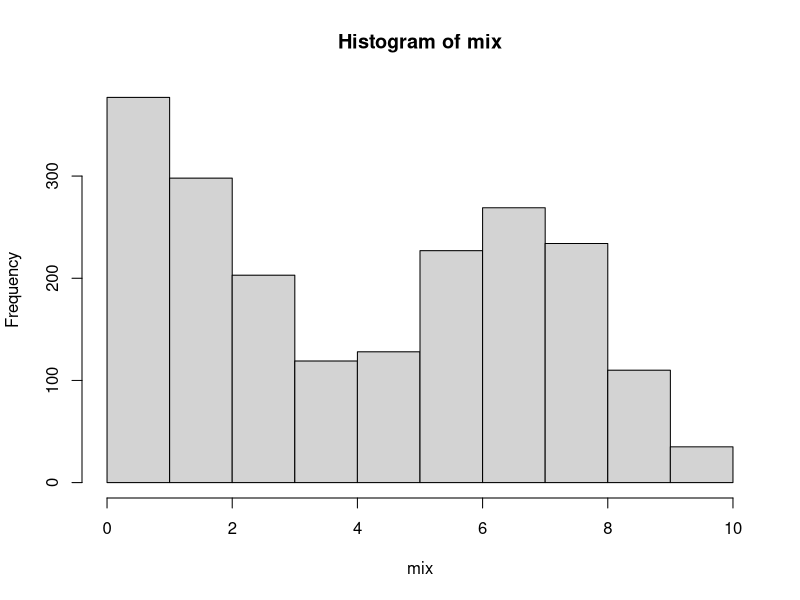
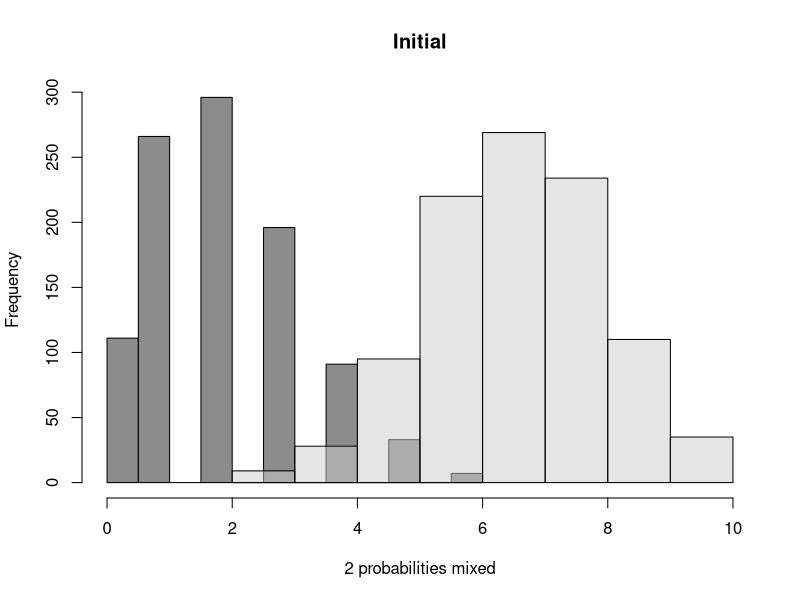
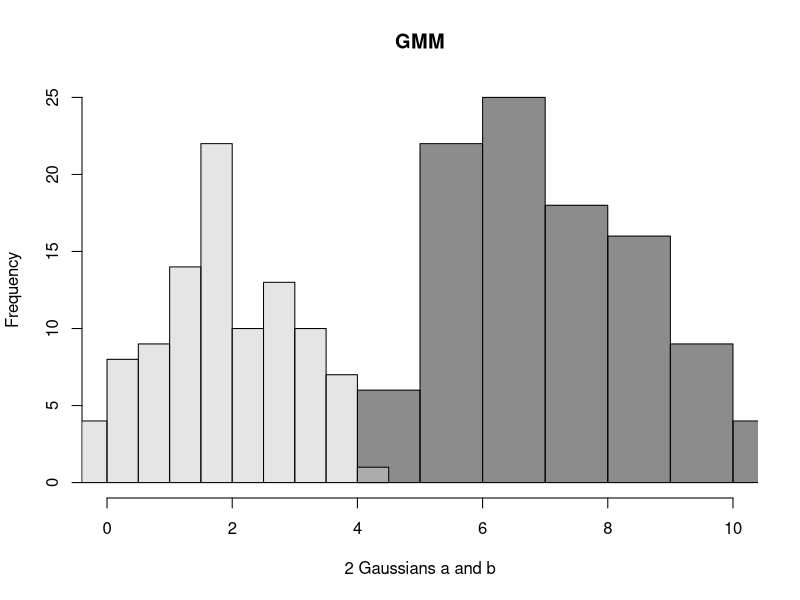
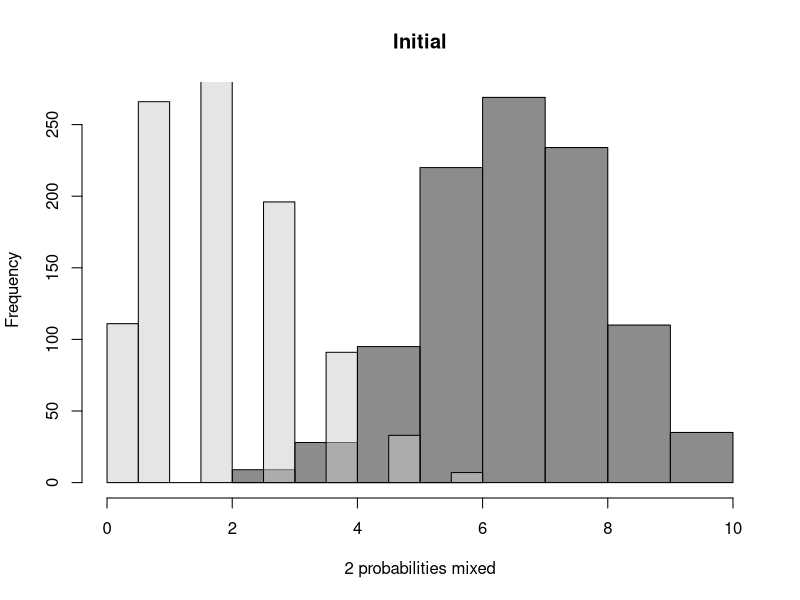

The R source for these figures, in order:
library(dplyr)
p1 <- 0.2; p2 <- 0.7;
N1 <- 1000; N2 <- 1000
count1 <- 0; count2 <- 0

sequences1 <- vector(); sequences2 <- vector();
methy1 <- vector(); methy2 <- vector();
unmethy1 <- vector(); unmethy2 <- vector();

for (j in 1:N1){
  seq1 <- vector()
  countm1 <- 0
  for (i in 1:10){
    r1 <- runif(1,0,1)
    if(r1<p1){
      seq1 <- paste(seq1,'m')
      count1 <- count1+1
      countm1 <- countm1 + 1
    }
    else{
      seq1 <- paste(seq1,'u')
    }
  }
  sequences1 <- c(sequences1,seq1)
  methy1 <- c(methy1,countm1)
  unmethy1 <- c(unmethy1,10-countm1)
}

for (j in 1:N2){
  seq2 <- vector()
  countm2 <- 0
  for (i in 1:10){
    r2 <- runif(1,0,1)
    if(r2<p2){
      seq2 <- paste(seq2,'m')
      count2 <- count2+1
      countm2 <- countm2 + 1
    }
    else{
      seq2 <- paste(seq2,'u')
    }
  }
  sequences2 <- c(sequences2,seq2)
  methy2 <- c(methy2,countm2)
  unmethy2 <- c(unmethy2,10-countm2)
}

CpGmethylation1 <- data.frame(sequences1,methy1,unmethy1)
#CpGmethylation1
print(paste("Avg. methylation1 =",count1/N1))

CpGmethylation2 <- data.frame(sequences2,methy2,unmethy2)
#CpGmethylation2
print(paste("Avg. methylation2 =",count2/N2))

set.seed(102)
mix <- sample(c(methy1,methy2))
#mix
hist(mix, xlim=c(0,10))

hist(methy1, col=rgb(0.1,0.1,0.1,0.5),xlim=c(0,10), main='Initial',xlab='2 probabilities mixed')
hist(methy2, col=rgb(0.8,0.8,0.8,0.5), add=T)

EM_TwoMixtureNormal = function(p, mua, mub, sda, sdb, D, maxiter=10000, tol=1e-5)
{
  result <- vector()
  diff=1
  iter=0
  while (diff>tol & iter<maxiter) {
    
    ## E-step:
    
    d1=dnorm(D, mean=mua, sd=sda) # compute density in two groups
    d2=dnorm(D, mean=mub, sd=sdb)
    omega=d1*p/(d1*p+d2*(1-p))
    
    ## M-step: update p, mu and sd
    
    p.new=mean(omega)
    mua.new=sum(D*omega) / sum(omega)
    mub.new=sum(D*(1-omega)) / sum(1-omega)
    resid1=D-mua;
    resid2=D-mub;
    sda.new=sqrt(sum(resid1^2*omega) / sum(omega))
    sdb.new=sqrt(sum(resid2^2*(1-omega)) / sum(1-omega))
    
    ## calculate diff to check convergence
    
    diff=sqrt(sum((mua.new-mua)^2+(mub.new-mub)^2 + (sda.new-sda)^2+(sdb.new-sdb)^2))
    p=p.new;
    mua=mua.new;    mub=mub.new;
    sda=sda.new;    sdb=sdb.new;
    iter=iter+1;
    
    ## Print means and standard deviations for respective iterations
    
    cat("Iter", iter, ": mua=", mua.new,  " , mub=",mub.new, ", sda=",sda.new,
        ", sdb=",sdb.new, ", p=", p.new, ", diff=", diff, "\n")
    
    result <- c(mua, mub, sda, sdb)
  }
  return (result)
}

result = EM_TwoMixtureNormal(0.5,1,2,2,2,mix)

cat("meana=", result[1], " meanb=", result[2]," sda=", result[3], " sdb=", result[4], "\n")

h1 <- rnorm(100, mean = result[2], sd =result[4])
h2 <- rnorm(100, mean = result[1], sd =result[3])

hist(h1, col=rgb(0.1,0.1,0.1,0.5),xlim=c(0,10), main='GMM',xlab='2 Gaussians a and b')
hist(h2, col=rgb(0.8,0.8,0.8,0.5), add=T)

hist(methy2, col=rgb(0.1,0.1,0.1,0.5),xlim=c(0,10), main='Initial',xlab='2 probabilities mixed')
hist(methy1, col=rgb(0.8,0.8,0.8,0.5), add=T)

